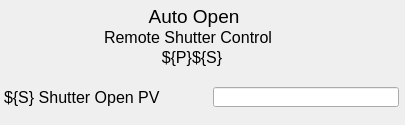
<?xml version="1.0" ?>
<ui version="4.0">
  <class>Dialog</class>
  <widget class="PyDMFrame" name="screen">
    <property name="geometry">
      <rect>
        <x>426</x>
        <y>409</y>
        <width>405</width>
        <height>125</height>
      </rect>
    </property>
    <property name="minimumSize">
      <size>
        <width>405</width>
        <height>125</height>
      </size>
    </property>
    <property name="styleSheet">
      <string notr="true">PyDMFrame#screen {
  color: rgb(0, 0, 0);
  background-color: rgb(200, 200, 200);
  }</string>
    </property>
    <property name="windowTitle">
      <string>autoShutter_Remote</string>
    </property>
    <layout class="QGridLayout" name="gridLayout" columnstretch="2,2,69,34,2,95,7,2,64,2,24,96,2,1,3" rowstretch="4,23,1,19,20,2,1,1,14,2,20,2,16">
      <property name="leftMargin">
        <number>0</number>
      </property>
      <property name="topMargin">
        <number>0</number>
      </property>
      <property name="rightMargin">
        <number>0</number>
      </property>
      <property name="bottomMargin">
        <number>0</number>
      </property>
      <property name="horizontalSpacing">
        <number>0</number>
      </property>
      <property name="verticalSpacing">
        <number>0</number>
      </property>
      <item row="0" column="1" rowspan="7" colspan="13">
        <widget class="PyDMDrawingRectangle" name="rectangle">
          <property name="geometry">
            <rect>
              <x>2</x>
              <y>0</y>
              <width>400</width>
              <height>70</height>
            </rect>
          </property>
          <property name="sizePolicy">
            <sizepolicy hsizetype="Ignored" vsizetype="Ignored">
              <horstretch>0</horstretch>
              <verstretch>0</verstretch>
            </sizepolicy>
          </property>
          <property name="brush" stdset="0">
            <brush brushstyle="SolidPattern">
              <color alpha="255">
                <red>236</red>
                <green>236</green>
                <blue>236</blue>
              </color>
            </brush>
          </property>
          <property name="penStyle" stdset="0">
            <enum>Qt::SolidLine</enum>
          </property>
          <property name="penColor" stdset="0">
            <color>
              <red>236</red>
              <green>236</green>
              <blue>236</blue>
            </color>
          </property>
          <property name="penWidth" stdset="0">
            <double>0</double>
          </property>
          <property name="penCapStyle" stdset="0">
            <enum>Qt::FlatCap</enum>
          </property>
          <property name="toolTip">
            <string>rectangle</string>
          </property>
        </widget>
      </item>
      <item row="9" column="7" rowspan="3" colspan="6">
        <widget class="PyDMDrawingRectangle" name="rectangle_1">
          <property name="geometry">
            <rect>
              <x>211</x>
              <y>85</y>
              <width>190</width>
              <height>24</height>
            </rect>
          </property>
          <property name="sizePolicy">
            <sizepolicy hsizetype="Ignored" vsizetype="Ignored">
              <horstretch>0</horstretch>
              <verstretch>0</verstretch>
            </sizepolicy>
          </property>
          <property name="brush" stdset="0">
            <brush brushstyle="NoBrush">
              <color alpha="255">
                <red>253</red>
                <green>0</green>
                <blue>0</blue>
              </color>
            </brush>
          </property>
          <property name="penStyle" stdset="0">
            <enum>Qt::SolidLine</enum>
          </property>
          <property name="penColor" stdset="0">
            <color>
              <red>253</red>
              <green>0</green>
              <blue>0</blue>
            </color>
          </property>
          <property name="penWidth" stdset="0">
            <double>2.0</double>
          </property>
          <property name="penCapStyle" stdset="0">
            <enum>Qt::FlatCap</enum>
          </property>
          <property name="rules" stdset="0">
            <string>[{&quot;name&quot;: &quot;visibility&quot;, &quot;property&quot;: &quot;Visible&quot;, &quot;channels&quot;: [{&quot;channel&quot;: &quot;ca://${P}${S}Shtr:Trigger.OUTV&quot;, &quot;trigger&quot;: true, &quot;use_enum&quot;: false}], &quot;expression&quot;: &quot;ch[0]==0&quot;}]</string>
          </property>
          <property name="toolTip">
            <string>rectangle_1</string>
          </property>
        </widget>
      </item>
      <item row="1" column="5" rowspan="2" colspan="5">
        <widget class="QLabel" name="text">
          <property name="geometry">
            <rect>
              <x>109</x>
              <y>4</y>
              <width>170</width>
              <height>24</height>
            </rect>
          </property>
          <property name="sizePolicy">
            <sizepolicy hsizetype="Ignored" vsizetype="Ignored">
              <horstretch>0</horstretch>
              <verstretch>0</verstretch>
            </sizepolicy>
          </property>
          <property name="text">
            <string>Auto Open</string>
          </property>
          <property name="font">
            <font>
              <pointsize>14</pointsize>
            </font>
          </property>
          <property name="brush" stdset="0">
            <brush brushstyle="SolidPattern">
              <color alpha="255">
                <red>0</red>
                <green>0</green>
                <blue>0</blue>
              </color>
            </brush>
          </property>
          <property name="toolTip">
            <string>text</string>
          </property>
          <property name="alignment">
            <set>Qt::AlignCenter</set>
          </property>
          <property name="styleSheet">
            <string notr="true">QLabel#text {
  color: rgb(0, 0, 0);
  }</string>
          </property>
        </widget>
      </item>
      <item row="4" column="4" colspan="5">
        <widget class="QLabel" name="text_1">
          <property name="geometry">
            <rect>
              <x>107</x>
              <y>47</y>
              <width>170</width>
              <height>20</height>
            </rect>
          </property>
          <property name="sizePolicy">
            <sizepolicy hsizetype="Ignored" vsizetype="Ignored">
              <horstretch>0</horstretch>
              <verstretch>0</verstretch>
            </sizepolicy>
          </property>
          <property name="text">
            <string>${P}${S}</string>
          </property>
          <property name="font">
            <font>
              <pointsize>12</pointsize>
            </font>
          </property>
          <property name="brush" stdset="0">
            <brush brushstyle="SolidPattern">
              <color alpha="255">
                <red>0</red>
                <green>0</green>
                <blue>0</blue>
              </color>
            </brush>
          </property>
          <property name="toolTip">
            <string>text_1</string>
          </property>
          <property name="alignment">
            <set>Qt::AlignCenter</set>
          </property>
          <property name="styleSheet">
            <string notr="true">QLabel#text_1 {
  color: rgb(0, 0, 0);
  }</string>
          </property>
        </widget>
      </item>
      <item row="2" column="3" rowspan="2" colspan="8">
        <widget class="QLabel" name="text_2">
          <property name="geometry">
            <rect>
              <x>73</x>
              <y>27</y>
              <width>230</width>
              <height>20</height>
            </rect>
          </property>
          <property name="sizePolicy">
            <sizepolicy hsizetype="Ignored" vsizetype="Ignored">
              <horstretch>0</horstretch>
              <verstretch>0</verstretch>
            </sizepolicy>
          </property>
          <property name="text">
            <string>Remote Shutter Control</string>
          </property>
          <property name="font">
            <font>
              <pointsize>12</pointsize>
            </font>
          </property>
          <property name="brush" stdset="0">
            <brush brushstyle="SolidPattern">
              <color alpha="255">
                <red>0</red>
                <green>0</green>
                <blue>0</blue>
              </color>
            </brush>
          </property>
          <property name="toolTip">
            <string>text_2</string>
          </property>
          <property name="alignment">
            <set>Qt::AlignCenter</set>
          </property>
          <property name="styleSheet">
            <string notr="true">QLabel#text_2 {
  color: rgb(0, 0, 0);
  }</string>
          </property>
        </widget>
      </item>
      <item row="10" column="2" colspan="4">
        <widget class="QLabel" name="text_3">
          <property name="geometry">
            <rect>
              <x>4</x>
              <y>87</y>
              <width>200</width>
              <height>20</height>
            </rect>
          </property>
          <property name="sizePolicy">
            <sizepolicy hsizetype="Ignored" vsizetype="Ignored">
              <horstretch>0</horstretch>
              <verstretch>0</verstretch>
            </sizepolicy>
          </property>
          <property name="text">
            <string>${S} Shutter Open PV</string>
          </property>
          <property name="font">
            <font>
              <pointsize>12</pointsize>
            </font>
          </property>
          <property name="brush" stdset="0">
            <brush brushstyle="SolidPattern">
              <color alpha="255">
                <red>0</red>
                <green>0</green>
                <blue>0</blue>
              </color>
            </brush>
          </property>
          <property name="toolTip">
            <string>text_3</string>
          </property>
          <property name="alignment">
            <set>Qt::AlignLeading|Qt::AlignLeft|Qt::AlignVCenter</set>
          </property>
          <property name="styleSheet">
            <string notr="true">QLabel#text_3 {
  color: rgb(0, 0, 0);
  }</string>
          </property>
        </widget>
      </item>
      <item row="10" column="8" colspan="4">
        <widget class="PyDMLineEdit" name="text_entry">
          <property name="geometry">
            <rect>
              <x>213</x>
              <y>87</y>
              <width>186</width>
              <height>20</height>
            </rect>
          </property>
          <property name="sizePolicy">
            <sizepolicy hsizetype="Ignored" vsizetype="Ignored">
              <horstretch>0</horstretch>
              <verstretch>0</verstretch>
            </sizepolicy>
          </property>
          <property name="channel" stdset="0">
            <string>ca://${P}${S}Shtr:CalcTrigOut.AA</string>
          </property>
          <property name="toolTip">
            <string>${P}${S}Shtr:CalcTrigOut.AA</string>
          </property>
          <property name="displayFormat" stdset="0">
            <enum>PyDMLineEdit::String</enum>
          </property>
          <property name="font">
            <font>
              <pointsize>12</pointsize>
            </font>
          </property>
          <property name="styleSheet">
            <string notr="true">PyDMLineEdit#text_entry {
  color: rgb(0, 0, 0);
  background-color: rgb(164, 170, 255);
  border: 1px solid black;
  margin: 0px;
  padding: 0px;
  spacing: 0px;
  }</string>
          </property>
        </widget>
      </item>
      <item row="6" column="0" rowspan="2" colspan="15">
        <widget class="PyDMDrawingLine" name="polyline">
          <property name="geometry">
            <rect>
              <x>0</x>
              <y>69</y>
              <width>407</width>
              <height>2</height>
            </rect>
          </property>
          <property name="sizePolicy">
            <sizepolicy hsizetype="Ignored" vsizetype="Ignored">
              <horstretch>0</horstretch>
              <verstretch>0</verstretch>
            </sizepolicy>
          </property>
          <property name="toolTip">
            <string>polyline</string>
          </property>
          <property name="brush" stdset="0">
            <brush brushstyle="NoBrush">
              <color alpha="255">
                <red>45</red>
                <green>45</green>
                <blue>45</blue>
              </color>
            </brush>
          </property>
          <property name="penStyle" stdset="0">
            <enum>Qt::SolidLine</enum>
          </property>
          <property name="penColor" stdset="0">
            <color>
              <red>45</red>
              <green>45</green>
              <blue>45</blue>
            </color>
          </property>
          <property name="penWidth" stdset="0">
            <double>2.0</double>
          </property>
          <property name="penCapStyle" stdset="0">
            <enum>Qt::FlatCap</enum>
          </property>
          <property name="penWidth" stdset="0">
            <double>2</double>
          </property>
          <property name="penStyle" stdset="0">
            <enum>Qt::SolidLine</enum>
          </property>
          <property name="penColor" stdset="0"/>
          <property name="penCapStyle" stdset="0">
            <enum>Qt::FlatCap</enum>
          </property>
        </widget>
      </item>
    </layout>
    <zorder>rectangle</zorder>
    <zorder>rectangle_1</zorder>
    <zorder>text</zorder>
    <zorder>text_1</zorder>
    <zorder>text_2</zorder>
    <zorder>text_3</zorder>
    <zorder>text_entry</zorder>
    <zorder>polyline</zorder>
  </widget>
  <customwidgets>
    <customwidget>
      <class>PyDMDrawingRectangle</class>
      <extends>QWidget</extends>
      <header>pydm.widgets.drawing</header>
    </customwidget>
    <customwidget>
      <class>PyDMLabel</class>
      <extends>QLabel</extends>
      <header>pydm.widgets.label</header>
    </customwidget>
    <customwidget>
      <class>PyDMLineEdit</class>
      <extends>QLineEdit</extends>
      <header>pydm.widgets.line_edit</header>
    </customwidget>
    <customwidget>
      <class>PyDMDrawingPolyline</class>
      <extends>QWidget</extends>
      <header>pydm.widgets.drawing</header>
    </customwidget>
    <customwidget>
      <class>PyDMDrawingLine</class>
      <extends>QWidget</extends>
      <header>pydm.widgets.drawing</header>
    </customwidget>
    <customwidget>
      <class>PyDMFrame</class>
      <extends>QFrame</extends>
      <header>pydm.widgets.frame</header>
    </customwidget>
  </customwidgets>
</ui>
